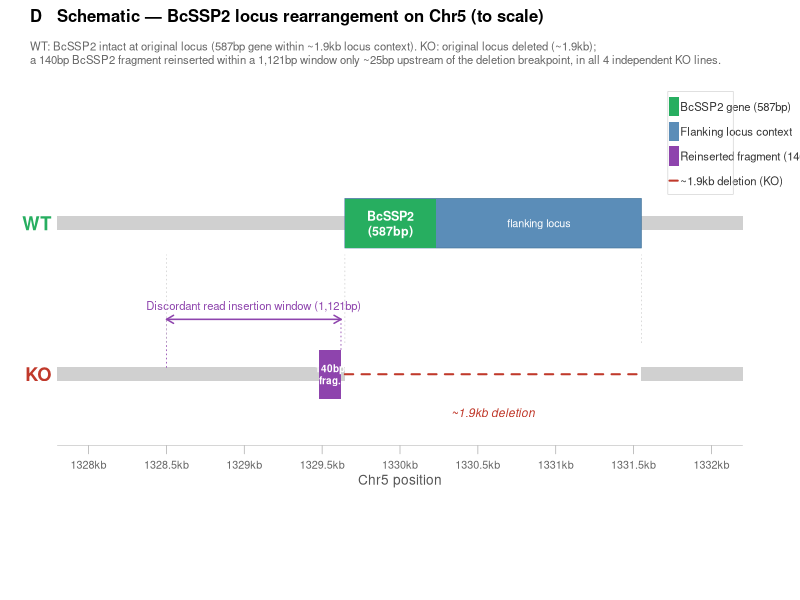
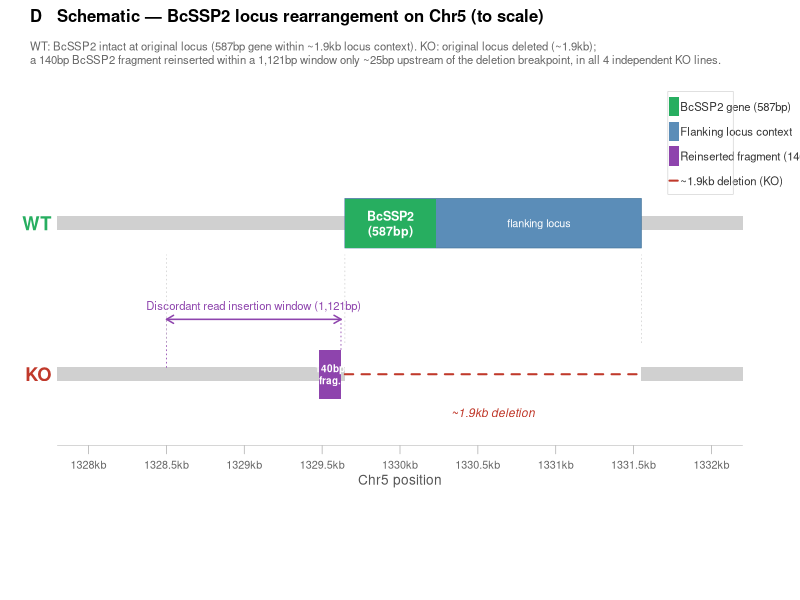
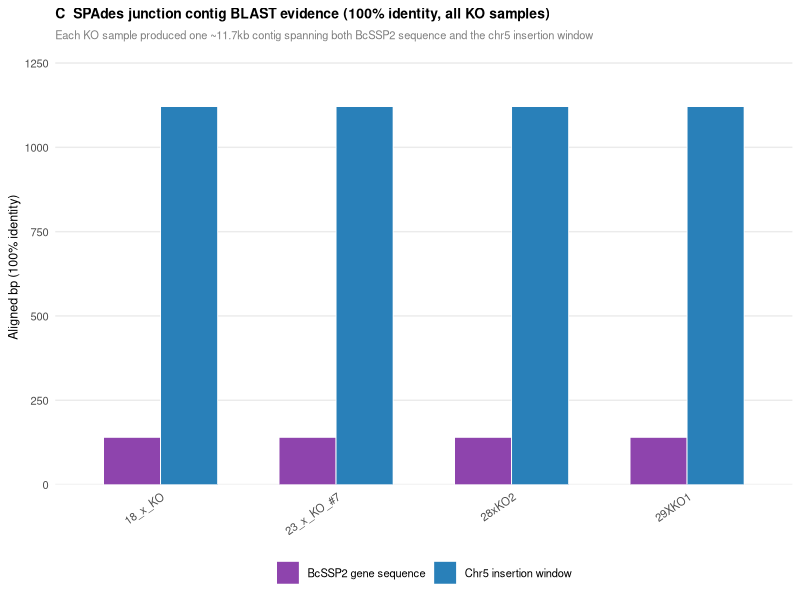
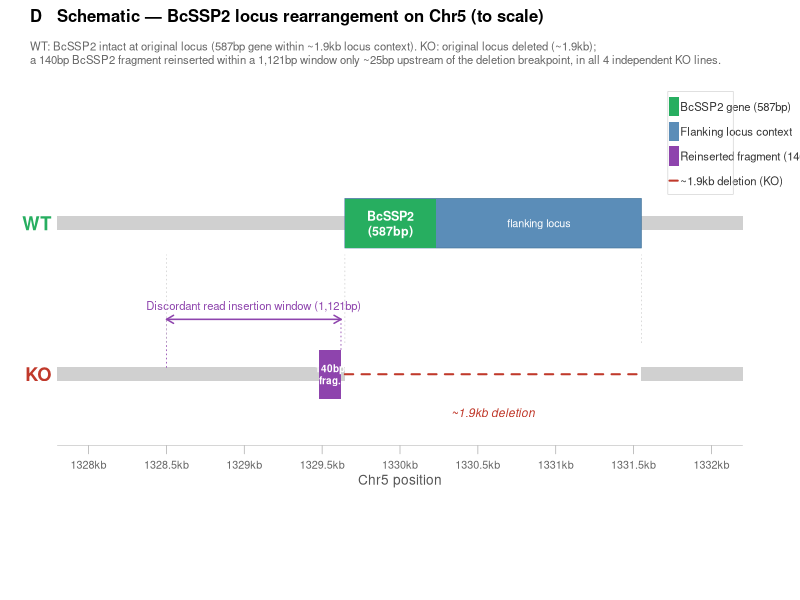

Write R code to recreate these figures, in order.
#!/usr/bin/env Rscript

suppressPackageStartupMessages({
  library(ggplot2)
  library(patchwork)
  library(dplyr)
  library(tidyr)
})
setwd("GenomesBGI/Bc/GOI")
# ── Coordinates ──────────────────────────────────────────────────────────────
CHR          <- "Chr5"
INS_START    <- 1328501
INS_END      <- 1329621
DEL_START    <- 1329646
DEL_END      <- 1331550
PLOT_START   <- 1326500
PLOT_END     <- 1333000

# ── Sample metadata ──────────────────────────────────────────────────────────
samples_ko <- c("18_x_KO", "23_x_KO_#7", "28xKO2", "29XKO1")
samples_wt <- c("B_05.10")
all_samples <- c(samples_ko, samples_wt)

sample_colours <- c(
  "18_x_KO"    = "#C0392B",
  "23_x_KO_#7" = "#E74C3C",
  "28xKO2"     = "#E67E22",
  "29XKO1"     = "#D35400",
  "B_05.10"    = "#27AE60",
  "WT"         = "#2ECC71",
  "WTB50"      = "#1ABC9C"
)

group_colours <- c("KO" = "#C0392B", "WT" = "#27AE60")

# ── Panel A data: discordant mate counts in chr5 insertion window ─────────────
mate_data <- tibble(
  Sample  = factor(all_samples, levels = all_samples),
  Group   = c(rep("KO", 4), rep("WT", 1)),
  Mates   = c(28, 30, 12, 34,
              24)
)

# ── Panel B data: chr14 mates (mismatch signal — present only in KO) ──────────
chr14_data <- tibble(
  Sample  = factor(all_samples, levels = all_samples),
  Group   = c(rep("KO", 4), rep("WT", 1)),
  Mates   = c(84, 114, 46, 70,
               0)
)

# ── Panel C data: junction contig evidence ────────────────────────────────────
junction_data <- tibble(
  Sample       = factor(samples_ko, levels = all_samples),
  Contig_len   = c(11704, 11706, 11705, 11705),
  Gene_pct_id  = c(100.0, 100.0, 100.0, 100.0),
  Gene_aln_bp  = c(140, 140, 140, 140),
  Window_pct_id = c(100.0, 100.0, 100.0, 100.0),
  Window_aln_bp = c(1121, 1121, 1121, 1121),
  Found        = TRUE
)

# ── Shared theme ─────────────────────────────────────────────────────────────
base_theme <- theme_minimal(base_size = 11) +
  theme(
    panel.grid.minor  = element_blank(),
    panel.grid.major.x = element_blank(),
    strip.text        = element_text(face = "bold"),
    legend.position   = "none",
    plot.title        = element_text(face = "bold", size = 10),
    plot.subtitle     = element_text(size = 8, colour = "grey50"),
    axis.title        = element_text(size = 9),
    axis.text         = element_text(size = 8)
  )

# ── Panel A: mate counts in chr5 insertion window ─────────────────────────────
pA <- ggplot(mate_data, aes(x = Sample, y = Mates, fill = Group)) +
  geom_col(width = 0.65, colour = "white", linewidth = 0.3) +
  geom_hline(yintercept = 0, linewidth = 0.3, colour = "grey70") +
  annotate("text", x = 4.5, y = 36, label = "KO-specific\nsignal",
           size = 2.8, colour = "#C0392B", hjust = 0, fontface = "italic") +
  annotate("text", x = 5.5, y = 26, label = "Breakpoint\nartefact",
           size = 2.8, colour = "grey50", hjust = 0, fontface = "italic") +
  scale_fill_manual(values = group_colours) +
  scale_y_continuous(expand = expansion(mult = c(0, 0.15))) +
  labs(
    title    = "A  Discordant mates landing in Chr5:1329000–1329500",
    subtitle = "KO-elevated signal marks the 5′ insertion breakpoint",
    x = NULL, y = "Mate count"
  ) +
  base_theme +
  theme(axis.text.x = element_text(angle = 35, hjust = 1, size = 8))

# ── Panel B: chr14 mates (mismatch — excluded) ────────────────────────────────
pB <- ggplot(chr14_data, aes(x = Sample, y = Mates, fill = Group)) +
  geom_col(width = 0.65, colour = "white", linewidth = 0.3) +
  annotate("rect", xmin = 0.4, xmax = 4.6,
           ymin = -5, ymax = 125,
           fill = NA, colour = "#E74C3C", linewidth = 0.6, linetype = "dashed") +
  annotate("text", x = 2.5, y = 118,
           label = "KO-specific — initially flagged, ruled out as cross-mapping",
           size = 2.6, colour = "#C0392B", hjust = 0.5) +
  scale_fill_manual(values = group_colours) +
  scale_y_continuous(expand = expansion(mult = c(0, 0.2))) +
  labs(
    title    = "B  Discordant mates landing in Chr14:247000–249500",
    subtitle = "Strong KO signal but absent in WT — identified as repetitive cross-mapping, not a second insertion",
    x = NULL, y = "Mate count"
  ) +
  base_theme +
  theme(axis.text.x = element_text(angle = 35, hjust = 1, size = 8))

# ── Panel C: junction contig summary ─────────────────────────────────────────
junction_long <- junction_data %>%
  select(Sample, Gene_aln_bp, Window_aln_bp) %>%
  pivot_longer(-Sample, names_to = "Region", values_to = "Aligned_bp") %>%
  mutate(Region = recode(Region,
    Gene_aln_bp   = "BcSSP2 gene sequence",
    Window_aln_bp = "Chr5 insertion window"
  ))

pC <- ggplot(junction_long,
             aes(x = Sample, y = Aligned_bp, fill = Region)) +
  geom_col(position = "dodge", width = 0.65,
           colour = "white", linewidth = 0.3) +
  scale_fill_manual(values = c(
    "BcSSP2 gene sequence"  = "#8E44AD",
    "Chr5 insertion window" = "#2980B9"
  )) +
  scale_y_continuous(expand = expansion(mult = c(0, 0.15))) +
  labs(
    title    = "C  SPAdes junction contig BLAST evidence (100% identity, all KO samples)",
    subtitle = "Each KO sample produced one ~11.7kb contig spanning both BcSSP2 sequence and the chr5 insertion window",
    x = NULL, y = "Aligned bp (100% identity)",
    fill = NULL
  ) +
  base_theme +
  theme(
    axis.text.x   = element_text(angle = 35, hjust = 1, size = 8),
    legend.position = "bottom",
    legend.text   = element_text(size = 8)
  )

# ── Panel D: genome diagram ───────────────────────────────────────────────────
GENE_S_WT <- 1329646
GENE_E_WT <- 1330233
DEL_S     <- 1329646
DEL_E     <- 1331550
WIN_S     <- 1328501
WIN_E     <- 1329621
FRAG_S    <- 1329481
FRAG_E    <- 1329621
PLOT_S    <- 1327800
PLOT_E    <- 1332200

WT_Y   <- 2.2
KO_Y   <- 1.1
FEAT_H <- 0.36
BAR_H  <- 0.10

draw_rect <- function(x0, x1, yc, h, col, border=NA, lwd=1) {
  rect(x0, yc - h/2, x1, yc + h/2, col=col, border=border, lwd=lwd)
}

draw_panel <- function() {
  par(mar=c(5, 1.5, 3.5, 1.5), xpd=TRUE)
  plot.new()
  plot.window(xlim=c(PLOT_S, PLOT_E), ylim=c(0.3, 3.2))

  BRACK_Y <- KO_Y + FEAT_H/2 + 0.22

  draw_rect(PLOT_S, PLOT_E, WT_Y, BAR_H, '#d0d0d0')
  draw_rect(PLOT_S, PLOT_E, KO_Y, BAR_H, '#d0d0d0')

  draw_rect(DEL_S, DEL_E, WT_Y, FEAT_H, '#5B8DB8', border='#4a7aa0', lwd=0.8)
  text((GENE_E_WT + DEL_E)/2, WT_Y, 'flanking locus',
       col='white', cex=0.65, adj=c(0.5, 0.5))

  draw_rect(GENE_S_WT, GENE_E_WT, WT_Y, FEAT_H, '#27AE60')
  text((GENE_S_WT + GENE_E_WT)/2, WT_Y, 'BcSSP2\n(587bp)',
       col='white', cex=0.75, font=2, adj=c(0.5, 0.5))

  draw_rect(DEL_S, DEL_E, KO_Y, BAR_H + 0.02, 'white')

  lines(c(DEL_S, DEL_E), c(KO_Y, KO_Y),
        col='#C0392B', lwd=2, lty=2)
  text((DEL_S + DEL_E)/2, KO_Y - 0.28,
       '~1.9kb deletion', col='#C0392B', cex=0.72, font=3)

  draw_rect(FRAG_S, FRAG_E, KO_Y, FEAT_H, '#8E44AD')
  text((FRAG_S + FRAG_E)/2, KO_Y, '140bp\nfrag.',
       col='white', cex=0.6, font=2, adj=c(0.5, 0.5))

  arrows(WIN_S, BRACK_Y, WIN_E, BRACK_Y,
         code=3, length=0.08, col='#8E44AD', lwd=1.5)
  text((WIN_S + WIN_E)/2, BRACK_Y + 0.09,
       'Discordant read insertion window (1,121bp)',
       col='#8E44AD', cex=0.68)

  lines(c(WIN_E, WIN_E), c(KO_Y + FEAT_H/2, BRACK_Y),
        col='#8E44AD', lwd=0.8, lty=3)
  lines(c(WIN_S, WIN_S), c(KO_Y + BAR_H/2, BRACK_Y),
        col='#8E44AD', lwd=0.8, lty=3)

  for (xpos in c(DEL_S, DEL_E, WIN_S)) {
    lines(c(xpos, xpos),
          c(KO_Y + FEAT_H/2 + 0.05, WT_Y - FEAT_H/2 - 0.05),
          col='#cccccc', lwd=0.7, lty=3)
  }

  text(PLOT_S - 40, WT_Y, 'WT', col='#27AE60', cex=1.1, font=2, adj=c(1, 0.5))
  text(PLOT_S - 40, KO_Y, 'KO', col='#C0392B', cex=1.1, font=2, adj=c(1, 0.5))

  tick_pos <- seq(1328000, 1332000, by=500)
  segments(PLOT_S, 0.58, PLOT_E, 0.58, col='#bbbbbb', lwd=0.6)
  for (t in tick_pos) {
    segments(t, 0.52, t, 0.58, col='#aaaaaa', lwd=0.7)
    text(t, 0.44, paste0(t/1000, 'kb'), cex=0.65, col='#666666')
  }
  text((PLOT_S + PLOT_E)/2, 0.32, 'Chr5 position', cex=0.82, col='#555555')

  lx <- PLOT_E - 50
  ly_start <- 3.05
  ly_gap   <- 0.18

  rect(lx - 420, ly_start - 0.07, lx - 360, ly_start + 0.07,
       col='#27AE60', border=NA)
  text(lx - 350, ly_start, 'BcSSP2 gene (587bp)',
       cex=0.68, adj=c(0, 0.5), col='#333333')

  ly2 <- ly_start - ly_gap
  rect(lx - 420, ly2 - 0.07, lx - 360, ly2 + 0.07,
       col='#5B8DB8', border=NA)
  text(lx - 350, ly2, 'Flanking locus context',
       cex=0.68, adj=c(0, 0.5), col='#333333')

  ly3 <- ly2 - ly_gap
  rect(lx - 420, ly3 - 0.07, lx - 360, ly3 + 0.07,
       col='#8E44AD', border=NA)
  text(lx - 350, ly3, 'Reinserted fragment (140bp)',
       cex=0.68, adj=c(0, 0.5), col='#333333')

  ly4 <- ly3 - ly_gap
  lines(c(lx - 420, lx - 360), c(ly4, ly4),
        col='#C0392B', lwd=2, lty=2)
  text(lx - 350, ly4, '~1.9kb deletion (KO)',
       cex=0.68, adj=c(0, 0.5), col='#333333')

  rect(lx - 430, ly4 - 0.10, lx - 10, ly_start + 0.11,
       col=NA, border='#cccccc', lwd=0.6)

  mtext('D   Schematic — BcSSP2 locus rearrangement on Chr5 (to scale)',
        side=3, line=2.2, adj=0, font=2, cex=1.0)
  mtext(paste0(
    'WT: BcSSP2 intact at original locus (587bp gene within ~1.9kb locus context). ',
    'KO: original locus deleted (~1.9kb);\n',
    'a 140bp BcSSP2 fragment reinserted within a 1,121bp window only ~25bp upstream ',
    'of the deletion breakpoint, in all 4 independent KO lines.'),
    side=3, line=0.1, adj=0, cex=0.68, col='#666666')
}

# ── Save PDF ──────────────────────────────────────────────────────────────────
pdf('panelD_schematic.pdf', width=10, height=4.8)
draw_panel()
dev.off()
cat('Saved: panelD_schematic.pdf\n')

# ── Save PNG ──────────────────────────────────────────────────────────────────
png('panelD_schematic.png', width=10, height=4.8,
    units='in', res=300, bg='white')
draw_panel()
dev.off()
cat('Saved: panelD_schematic.png\n')

pdf("BcSSP2_insertion_panelC.pdf", width = 6, height = 5)
print(pC)
dev.off()

pdf("BcSSP2_insertion_panelD.pdf", width = 10, height = 5)
draw_panel()
dev.off()
